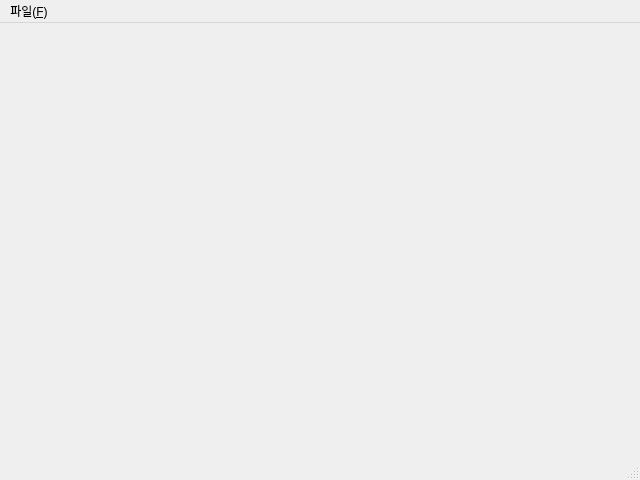
<?xml version="1.0" encoding="UTF-8"?>
<ui version="4.0">
 <class>MainWindow</class>
 <widget class="QMainWindow" name="MainWindow">
  <property name="geometry">
   <rect>
    <x>0</x>
    <y>0</y>
    <width>640</width>
    <height>480</height>
   </rect>
  </property>
  <property name="windowTitle">
   <string>MainWindow</string>
  </property>
  <widget class="QWidget" name="centralwidget"/>
  <widget class="QMenuBar" name="menubar">
   <property name="geometry">
    <rect>
     <x>0</x>
     <y>0</y>
     <width>640</width>
     <height>27</height>
    </rect>
   </property>
   <widget class="QMenu" name="menuFile_F">
    <property name="title">
     <string>파일(&amp;F)</string>
    </property>
    <addaction name="actionNew_N"/>
    <addaction name="action_W"/>
    <addaction name="action_O"/>
    <addaction name="action_S"/>
    <addaction name="action_A"/>
    <addaction name="action_P"/>
    <addaction name="actionExit_X"/>
   </widget>
   <addaction name="menuFile_F"/>
  </widget>
  <widget class="QStatusBar" name="statusbar"/>
  <action name="actionNew_N">
   <property name="text">
    <string>새로 만들기(&amp;N)</string>
   </property>
   <property name="shortcut">
    <string>Ctrl+N</string>
   </property>
  </action>
  <action name="action_W">
   <property name="text">
    <string>새 창(&amp;W)</string>
   </property>
   <property name="shortcut">
    <string>Ctrl+W</string>
   </property>
  </action>
  <action name="action_O">
   <property name="text">
    <string>열기(&amp;O)</string>
   </property>
   <property name="shortcut">
    <string>Ctrl+O</string>
   </property>
  </action>
  <action name="action_S">
   <property name="text">
    <string>저장(S)</string>
   </property>
   <property name="shortcut">
    <string>Ctrl+S</string>
   </property>
  </action>
  <action name="action_A">
   <property name="text">
    <string>다른 이름으로 저장(&amp;A)</string>
   </property>
   <property name="shortcut">
    <string>Ctrl+A</string>
   </property>
  </action>
  <action name="action_P">
   <property name="text">
    <string>Print(&amp;P)</string>
   </property>
   <property name="shortcut">
    <string>Ctrl+P</string>
   </property>
  </action>
  <action name="actionExit_X">
   <property name="text">
    <string>Exit(&amp;X)</string>
   </property>
   <property name="shortcut">
    <string>Ctrl+X</string>
   </property>
  </action>
 </widget>
 <resources/>
 <connections/>
</ui>
